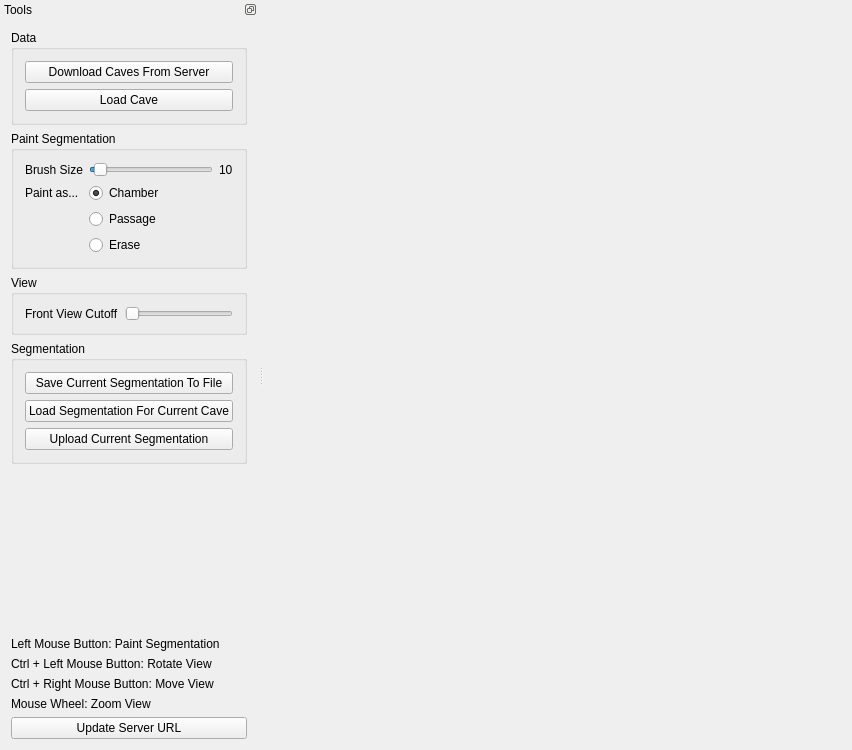
<?xml version="1.0" encoding="UTF-8"?>
<ui version="4.0">
 <class>ManualCaveSegmentationClass</class>
 <widget class="QMainWindow" name="ManualCaveSegmentationClass">
  <property name="geometry">
   <rect>
    <x>0</x>
    <y>0</y>
    <width>852</width>
    <height>750</height>
   </rect>
  </property>
  <property name="sizePolicy">
   <sizepolicy hsizetype="Fixed" vsizetype="Preferred">
    <horstretch>0</horstretch>
    <verstretch>0</verstretch>
   </sizepolicy>
  </property>
  <property name="windowTitle">
   <string>Cave Segmentation Interface</string>
  </property>
  <widget class="QWidget" name="centralWidget"/>
  <widget class="QMenuBar" name="menuBar">
   <property name="geometry">
    <rect>
     <x>0</x>
     <y>0</y>
     <width>852</width>
     <height>21</height>
    </rect>
   </property>
  </widget>
  <widget class="QDockWidget" name="dockWidget">
   <property name="sizePolicy">
    <sizepolicy hsizetype="Fixed" vsizetype="Preferred">
     <horstretch>0</horstretch>
     <verstretch>0</verstretch>
    </sizepolicy>
   </property>
   <property name="minimumSize">
    <size>
     <width>255</width>
     <height>91</height>
    </size>
   </property>
   <property name="floating">
    <bool>false</bool>
   </property>
   <property name="features">
    <set>QDockWidget::DockWidgetFloatable|QDockWidget::DockWidgetMovable</set>
   </property>
   <property name="allowedAreas">
    <set>Qt::LeftDockWidgetArea|Qt::RightDockWidgetArea</set>
   </property>
   <property name="windowTitle">
    <string>Tools</string>
   </property>
   <attribute name="dockWidgetArea">
    <number>1</number>
   </attribute>
   <widget class="QWidget" name="dockWidgetContents">
    <layout class="QGridLayout" name="gridLayout">
     <property name="leftMargin">
      <number>0</number>
     </property>
     <property name="topMargin">
      <number>0</number>
     </property>
     <property name="rightMargin">
      <number>0</number>
     </property>
     <property name="bottomMargin">
      <number>0</number>
     </property>
     <item row="0" column="0">
      <widget class="QScrollArea" name="scrollArea">
       <property name="frameShape">
        <enum>QFrame::NoFrame</enum>
       </property>
       <property name="widgetResizable">
        <bool>true</bool>
       </property>
       <property name="alignment">
        <set>Qt::AlignLeading|Qt::AlignLeft|Qt::AlignTop</set>
       </property>
       <widget class="QWidget" name="scrollAreaWidgetContents">
        <property name="geometry">
         <rect>
          <x>0</x>
          <y>0</y>
          <width>255</width>
          <height>707</height>
         </rect>
        </property>
        <layout class="QVBoxLayout" name="verticalLayout">
         <item>
          <widget class="QGroupBox" name="grpData">
           <property name="sizePolicy">
            <sizepolicy hsizetype="Preferred" vsizetype="Maximum">
             <horstretch>0</horstretch>
             <verstretch>0</verstretch>
            </sizepolicy>
           </property>
           <property name="title">
            <string>Data</string>
           </property>
           <property name="alignment">
            <set>Qt::AlignLeading|Qt::AlignLeft|Qt::AlignTop</set>
           </property>
           <layout class="QVBoxLayout" name="verticalLayout_4">
            <item>
             <widget class="QPushButton" name="btnDownloadCaves">
              <property name="text">
               <string>Download Caves From Server</string>
              </property>
             </widget>
            </item>
            <item>
             <widget class="QPushButton" name="btnLoadModel">
              <property name="text">
               <string>Load Cave</string>
              </property>
             </widget>
            </item>
           </layout>
          </widget>
         </item>
         <item>
          <widget class="QGroupBox" name="groupBox">
           <property name="sizePolicy">
            <sizepolicy hsizetype="Preferred" vsizetype="Maximum">
             <horstretch>0</horstretch>
             <verstretch>0</verstretch>
            </sizepolicy>
           </property>
           <property name="title">
            <string>Paint Segmentation</string>
           </property>
           <property name="alignment">
            <set>Qt::AlignLeading|Qt::AlignLeft|Qt::AlignTop</set>
           </property>
           <layout class="QFormLayout" name="formLayout">
            <property name="fieldGrowthPolicy">
             <enum>QFormLayout::AllNonFixedFieldsGrow</enum>
            </property>
            <item row="0" column="0">
             <widget class="QLabel" name="label">
              <property name="text">
               <string>Brush Size</string>
              </property>
             </widget>
            </item>
            <item row="0" column="1">
             <layout class="QHBoxLayout" name="horizontalLayout">
              <item>
               <widget class="QSlider" name="sldBrushSize">
                <property name="minimum">
                 <number>5</number>
                </property>
                <property name="maximum">
                 <number>128</number>
                </property>
                <property name="singleStep">
                 <number>4</number>
                </property>
                <property name="value">
                 <number>10</number>
                </property>
                <property name="orientation">
                 <enum>Qt::Horizontal</enum>
                </property>
               </widget>
              </item>
              <item>
               <widget class="QLabel" name="lblBrushSize">
                <property name="text">
                 <string>10</string>
                </property>
               </widget>
              </item>
             </layout>
            </item>
            <item row="1" column="0">
             <widget class="QLabel" name="label_2">
              <property name="text">
               <string>Paint as...</string>
              </property>
             </widget>
            </item>
            <item row="1" column="1">
             <widget class="QRadioButton" name="rbChamber">
              <property name="text">
               <string>Chamber</string>
              </property>
              <property name="icon">
               <iconset resource="Resources.qrc">
                <normaloff>:/img/iconChamber.png</normaloff>:/img/iconChamber.png</iconset>
              </property>
              <property name="checked">
               <bool>true</bool>
              </property>
             </widget>
            </item>
            <item row="2" column="1">
             <widget class="QRadioButton" name="rbPassage">
              <property name="text">
               <string>Passage</string>
              </property>
              <property name="icon">
               <iconset resource="Resources.qrc">
                <normaloff>:/img/iconPassage.png</normaloff>:/img/iconPassage.png</iconset>
              </property>
             </widget>
            </item>
            <item row="3" column="1">
             <widget class="QRadioButton" name="rbErase">
              <property name="text">
               <string>Erase</string>
              </property>
              <property name="icon">
               <iconset resource="Resources.qrc">
                <normaloff>:/img/Clean.png</normaloff>:/img/Clean.png</iconset>
              </property>
             </widget>
            </item>
           </layout>
          </widget>
         </item>
         <item>
          <widget class="QGroupBox" name="groupBox_2">
           <property name="title">
            <string>View</string>
           </property>
           <layout class="QFormLayout" name="formLayout_2">
            <item row="0" column="0">
             <widget class="QLabel" name="label_7">
              <property name="text">
               <string>Front View Cutoff</string>
              </property>
             </widget>
            </item>
            <item row="0" column="1">
             <widget class="QSlider" name="sldNearClip">
              <property name="maximum">
               <number>1000</number>
              </property>
              <property name="singleStep">
               <number>1</number>
              </property>
              <property name="pageStep">
               <number>100</number>
              </property>
              <property name="orientation">
               <enum>Qt::Horizontal</enum>
              </property>
             </widget>
            </item>
           </layout>
          </widget>
         </item>
         <item>
          <widget class="QGroupBox" name="groupBox_3">
           <property name="title">
            <string>Segmentation</string>
           </property>
           <layout class="QVBoxLayout" name="verticalLayout_2">
            <item>
             <widget class="QPushButton" name="btnSaveSegmentation">
              <property name="text">
               <string>Save Current Segmentation To File</string>
              </property>
             </widget>
            </item>
            <item>
             <widget class="QPushButton" name="btnLoadSegmentation">
              <property name="text">
               <string>Load Segmentation For Current Cave</string>
              </property>
             </widget>
            </item>
            <item>
             <widget class="QPushButton" name="btnUploadSegmentation">
              <property name="text">
               <string>Upload Current Segmentation</string>
              </property>
             </widget>
            </item>
           </layout>
          </widget>
         </item>
         <item>
          <spacer name="verticalSpacer">
           <property name="orientation">
            <enum>Qt::Vertical</enum>
           </property>
           <property name="sizeHint" stdset="0">
            <size>
             <width>20</width>
             <height>40</height>
            </size>
           </property>
          </spacer>
         </item>
         <item>
          <widget class="QLabel" name="label_3">
           <property name="text">
            <string>Left Mouse Button: Paint Segmentation</string>
           </property>
          </widget>
         </item>
         <item>
          <widget class="QLabel" name="label_4">
           <property name="text">
            <string>Ctrl + Left Mouse Button: Rotate View</string>
           </property>
          </widget>
         </item>
         <item>
          <widget class="QLabel" name="label_5">
           <property name="text">
            <string>Ctrl + Right Mouse Button: Move View</string>
           </property>
          </widget>
         </item>
         <item>
          <widget class="QLabel" name="label_6">
           <property name="text">
            <string>Mouse Wheel: Zoom View</string>
           </property>
          </widget>
         </item>
         <item>
          <widget class="QPushButton" name="btnUpdateServerURL">
           <property name="text">
            <string>Update Server URL</string>
           </property>
          </widget>
         </item>
        </layout>
       </widget>
      </widget>
     </item>
    </layout>
   </widget>
  </widget>
  <action name="actionLoadModel">
   <property name="text">
    <string>Modell laden</string>
   </property>
  </action>
 </widget>
 <layoutdefault spacing="6" margin="11"/>
 <resources>
  <include location="Resources.qrc"/>
 </resources>
 <connections>
  <connection>
   <sender>sldBrushSize</sender>
   <signal>valueChanged(int)</signal>
   <receiver>lblBrushSize</receiver>
   <slot>setNum(int)</slot>
   <hints>
    <hint type="sourcelabel">
     <x>146</x>
     <y>101</y>
    </hint>
    <hint type="destinationlabel">
     <x>236</x>
     <y>101</y>
    </hint>
   </hints>
  </connection>
 </connections>
</ui>
